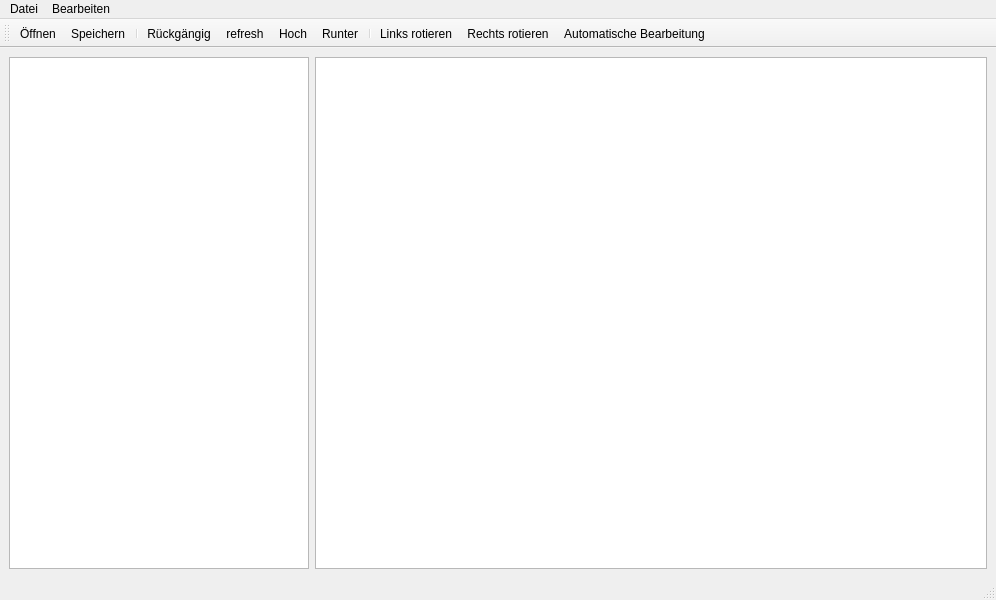
<?xml version="1.0" encoding="UTF-8"?>
<ui version="4.0">
 <class>MainWindow</class>
 <widget class="QMainWindow" name="MainWindow">
  <property name="geometry">
   <rect>
    <x>0</x>
    <y>0</y>
    <width>996</width>
    <height>600</height>
   </rect>
  </property>
  <property name="windowTitle">
   <string>ScanPro</string>
  </property>
  <widget class="QWidget" name="centralwidget">
   <layout class="QHBoxLayout" name="horizontalLayout">
    <item>
     <widget class="QListWidget" name="listWidget">
      <property name="maximumSize">
       <size>
        <width>300</width>
        <height>16777215</height>
       </size>
      </property>
     </widget>
    </item>
    <item>
     <widget class="QGraphicsView" name="graphicsView">
      <property name="minimumSize">
       <size>
        <width>600</width>
        <height>0</height>
       </size>
      </property>
     </widget>
    </item>
   </layout>
  </widget>
  <widget class="QStatusBar" name="statusbar"/>
  <widget class="QToolBar" name="toolBar">
   <property name="windowTitle">
    <string>toolBar</string>
   </property>
   <property name="autoFillBackground">
    <bool>false</bool>
   </property>
   <attribute name="toolBarArea">
    <enum>TopToolBarArea</enum>
   </attribute>
   <attribute name="toolBarBreak">
    <bool>false</bool>
   </attribute>
   <addaction name="action_oeffnen"/>
   <addaction name="actionSpeichern"/>
   <addaction name="separator"/>
   <addaction name="actionUndo"/>
   <addaction name="actionrefresh"/>
   <addaction name="actionHoch"/>
   <addaction name="actionRunter"/>
   <addaction name="separator"/>
   <addaction name="actionLinks_rotieren"/>
   <addaction name="actionRechts_rotieren"/>
   <addaction name="actionAuto"/>
  </widget>
  <widget class="QMenuBar" name="menuBar">
   <property name="geometry">
    <rect>
     <x>0</x>
     <y>0</y>
     <width>996</width>
     <height>29</height>
    </rect>
   </property>
   <widget class="QMenu" name="menuDatei">
    <property name="title">
     <string>Datei</string>
    </property>
    <addaction name="action_oeffnen"/>
    <addaction name="actionSpeichern"/>
    <addaction name="actionPDF_Export"/>
   </widget>
   <widget class="QMenu" name="menuBearbeiten">
    <property name="title">
     <string>Bearbeiten</string>
    </property>
    <widget class="QMenu" name="menuZuschnitt">
     <property name="title">
      <string>Zuschnitt</string>
     </property>
     <addaction name="actionZuschnitt_1"/>
     <addaction name="actionZuschnitt_2"/>
     <addaction name="actionZuschnitt_3"/>
     <addaction name="separator"/>
     <addaction name="actionManueller_Zuschnitt"/>
    </widget>
    <widget class="QMenu" name="menuFarben">
     <property name="title">
      <string>Farben</string>
     </property>
     <addaction name="actionGrau"/>
     <addaction name="actionBlackWhite"/>
    </widget>
    <widget class="QMenu" name="menuSeite_teilen">
     <property name="title">
      <string>Seite teilen</string>
     </property>
     <addaction name="actionLineLeft"/>
     <addaction name="actionLineRight"/>
     <addaction name="actionSeiteTeilen"/>
    </widget>
    <addaction name="actionUndo"/>
    <addaction name="actionDeletItem"/>
    <addaction name="actionrefresh"/>
    <addaction name="separator"/>
    <addaction name="actionLinks_rotieren"/>
    <addaction name="actionRechts_rotieren"/>
    <addaction name="actionAuto"/>
    <addaction name="separator"/>
    <addaction name="menuZuschnitt"/>
    <addaction name="menuFarben"/>
    <addaction name="menuSeite_teilen"/>
    <addaction name="actionRetouch"/>
    <addaction name="actionFuellen"/>
   </widget>
   <addaction name="menuDatei"/>
   <addaction name="menuBearbeiten"/>
  </widget>
  <action name="action_oeffnen">
   <property name="icon">
    <iconset theme="document-open">
     <normaloff>../../.designer/backup</normaloff>../../.designer/backup</iconset>
   </property>
   <property name="text">
    <string>Öffnen</string>
   </property>
   <property name="shortcut">
    <string>Ctrl+O</string>
   </property>
  </action>
  <action name="actionSpeichern">
   <property name="icon">
    <iconset theme="document-save">
     <normaloff>../../.designer/backup</normaloff>../../.designer/backup</iconset>
   </property>
   <property name="text">
    <string>Speichern</string>
   </property>
   <property name="shortcut">
    <string>Ctrl+S</string>
   </property>
  </action>
  <action name="actionLinks_rotieren">
   <property name="icon">
    <iconset theme="object-rotate-left">
     <normaloff>../../.designer/backup</normaloff>../../.designer/backup</iconset>
   </property>
   <property name="text">
    <string>Links rotieren</string>
   </property>
   <property name="shortcut">
    <string>A</string>
   </property>
  </action>
  <action name="actionRechts_rotieren">
   <property name="icon">
    <iconset theme="object-rotate-right">
     <normaloff>../../.designer/backup</normaloff>../../.designer/backup</iconset>
   </property>
   <property name="text">
    <string>Rechts rotieren</string>
   </property>
   <property name="shortcut">
    <string>D</string>
   </property>
  </action>
  <action name="actionrefresh">
   <property name="icon">
    <iconset theme="view-fullscreen">
     <normaloff>../../.designer/backup</normaloff>../../.designer/backup</iconset>
   </property>
   <property name="text">
    <string>refresh</string>
   </property>
  </action>
  <action name="actionZuschnitt_1">
   <property name="text">
    <string>Zuschnitt 1</string>
   </property>
   <property name="shortcut">
    <string>1</string>
   </property>
  </action>
  <action name="actionZuschnitt_2">
   <property name="text">
    <string>Zuschnitt 2</string>
   </property>
   <property name="shortcut">
    <string>2</string>
   </property>
  </action>
  <action name="actionZuschnitt_3">
   <property name="text">
    <string>Zuschnitt 3</string>
   </property>
   <property name="shortcut">
    <string>3</string>
   </property>
  </action>
  <action name="actionUndo">
   <property name="icon">
    <iconset theme="edit-undo">
     <normaloff>../../.designer/backup</normaloff>../../.designer/backup</iconset>
   </property>
   <property name="text">
    <string>Rückgängig</string>
   </property>
   <property name="shortcut">
    <string>Ctrl+Z</string>
   </property>
  </action>
  <action name="actionBlackWhite">
   <property name="text">
    <string>Schwarz/Weiß</string>
   </property>
   <property name="shortcut">
    <string>Q</string>
   </property>
  </action>
  <action name="actionGrau">
   <property name="text">
    <string>Grau</string>
   </property>
   <property name="shortcut">
    <string>E</string>
   </property>
  </action>
  <action name="actionRetouch">
   <property name="text">
    <string>Retuschieren</string>
   </property>
   <property name="shortcut">
    <string>R</string>
   </property>
  </action>
  <action name="actionRunter">
   <property name="icon">
    <iconset theme="go-down">
     <normaloff>../../.designer/backup</normaloff>../../.designer/backup</iconset>
   </property>
   <property name="text">
    <string>Runter</string>
   </property>
   <property name="shortcut">
    <string>S</string>
   </property>
  </action>
  <action name="actionHoch">
   <property name="icon">
    <iconset theme="go-up">
     <normaloff>../../.designer/backup</normaloff>../../.designer/backup</iconset>
   </property>
   <property name="text">
    <string>Hoch</string>
   </property>
   <property name="shortcut">
    <string>W</string>
   </property>
  </action>
  <action name="actionFuellen">
   <property name="text">
    <string>Füllen</string>
   </property>
  </action>
  <action name="actionDeletItem">
   <property name="icon">
    <iconset theme="edit-delete">
     <normaloff>../../.designer/backup</normaloff>../../.designer/backup</iconset>
   </property>
   <property name="text">
    <string>Lösche Element</string>
   </property>
   <property name="shortcut">
    <string>Del</string>
   </property>
  </action>
  <action name="actionAuto">
   <property name="icon">
    <iconset theme="application-x-executable">
     <normaloff>../../.designer/backup</normaloff>../../.designer/backup</iconset>
   </property>
   <property name="text">
    <string>Automatische Bearbeitung</string>
   </property>
   <property name="shortcut">
    <string>F</string>
   </property>
  </action>
  <action name="actionPDF_Export">
   <property name="text">
    <string>PDF Export</string>
   </property>
  </action>
  <action name="actionManueller_Zuschnitt">
   <property name="text">
    <string>Manueller Zuschnitt</string>
   </property>
   <property name="shortcut">
    <string>M</string>
   </property>
  </action>
  <action name="actionLineLeft">
   <property name="icon">
    <iconset theme="go-left"/>
   </property>
   <property name="text">
    <string>Tennlinie links</string>
   </property>
   <property name="shortcut">
    <string>Y</string>
   </property>
  </action>
  <action name="actionLineRight">
   <property name="icon">
    <iconset theme="go-right"/>
   </property>
   <property name="text">
    <string>Trennlinie rechts</string>
   </property>
   <property name="shortcut">
    <string>X</string>
   </property>
  </action>
  <action name="actionSeiteTeilen">
   <property name="text">
    <string>Seite teilen</string>
   </property>
   <property name="shortcut">
    <string>T</string>
   </property>
  </action>
 </widget>
 <resources/>
 <connections/>
</ui>
